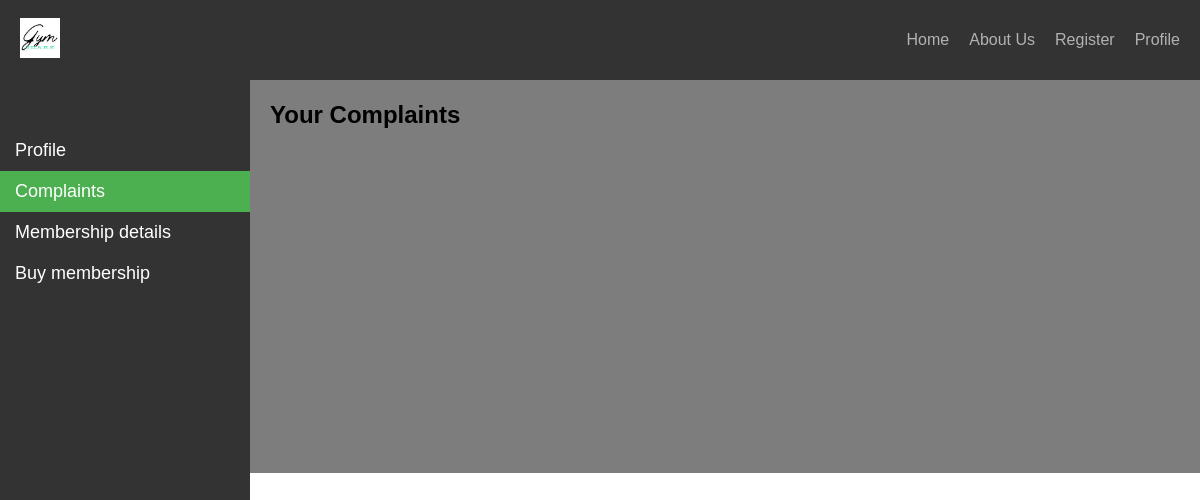
Page /complaints/ (signed in) on the earlier database version.
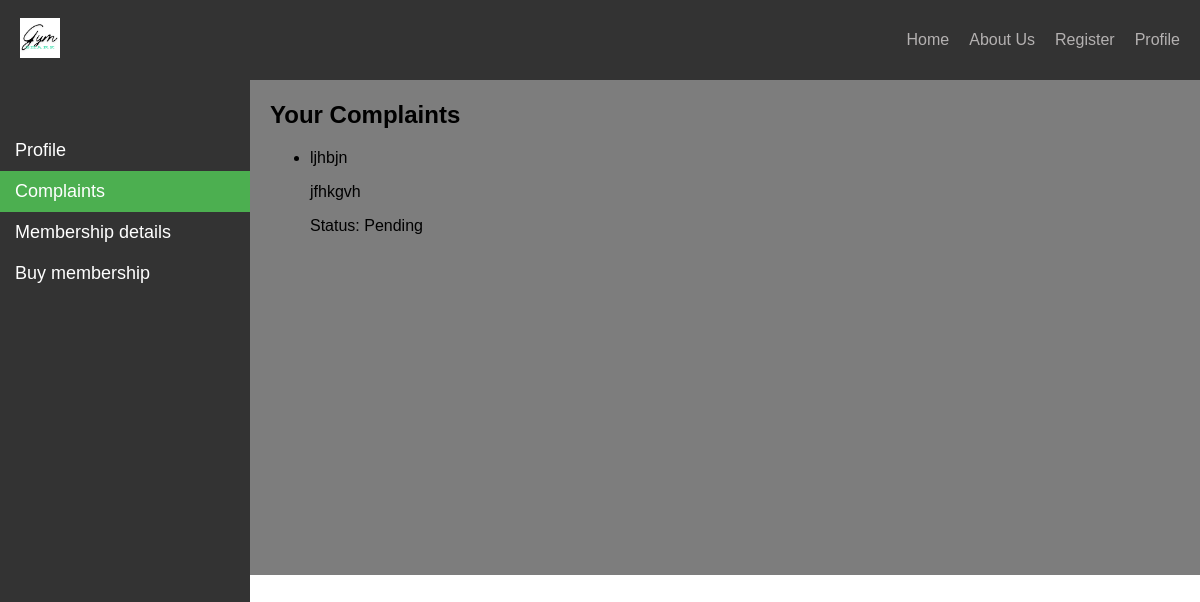
Same page on the later database version.
### app/models.py (models this page shows, shortened)
class Complaints(models.Model):
    choices = [
        ('pending', 'Pending'),
        ('in_progress', 'In progress'),
        ('resolved' , 'Resolved')
    ]
    user = models.ForeignKey(User, on_delete=models.CASCADE)
    title = models.CharField(max_length=100,blank= True,null= True)
    description = models.TextField()
    image = models.ImageField(upload_to='D:/projects/gymbuddy/media/gymbuddy/app', blank= True, null= True)
    status = models.CharField(choices= choices,default= 'pending' ,max_length=50)

### app/views.py (the view)
# urls.py: path('complaints/', views.complaint_lists, name = 'complaint_list'),
def complaint_lists(request):
    complaint = Complaints.objects.filter(user=request.user)
    return render(request, 'app/complaint list.html', {'complaint': complaint})

### app/templates/app/complaint list.html (shortened to what this page needs)
{% extends 'app/base.html'%}
{% load static %}
{% block quotes%}
<div class="sidebar">
  <a  href="{% url 'profile' %}">Profile</a>
  <a class="active" href="{% url 'complaint' %}">Complaints</a>
  <a href="{% url 'membership' %}">Membership details</a>
  <a href="{% url 'payment' %}">Buy membership</a>
</div>
<div class="main-content">
    <h2>Your Complaints</h2>
    <ul>
      {% for complaint in complaint %}
        <li>
          <p>{{ complaint.title }}</p>
          <p>{{ complaint.description }}</p>
          <p>Status: {{ complaint.get_status_display }}</p>
        </li>
      {% endfor %}
    </ul>
</div>
{% endblock quotes %}

Differences in the rows shown:
added Complaints: title "ljhbjn", description "jfhkgvh", status "Pending"
